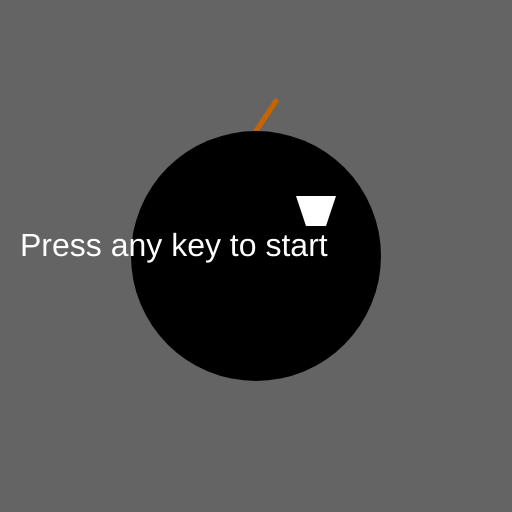
Frame 1 (no input)
Frame 60 (no input): identical to frame 1, image omitted
Frame 120 (the mouse pressed at the canvas centre since frame 60): identical to frame 1, image omitted

The p5.js sketch that drew this single still picture (run headless with seeded random() and noise() and a simulated clock; from frame 60 on, the mouse is pressed at the canvas centre):

// p5.js sketch
// ── sketch.js
var bcenterX;
var bcenterY;
var bdiam;
var fuseEndX;
var fuseEndY;
var gameState;
var newState;
var secretKey;
var secretKey1;
var countDown;
var hotKey;
var hotKey1;
var hotKey2;
var previousKey;

function setup() {
    createCanvas(512, 512);
    textSize(32);
    strokeWeight(5);

    // initialise variables
    bdiam = 250;
    gameState = 0;
    secretKey = "D";
    secretKey1 = "F";
    previousKey = "";
    hotKey = "G";
    hotKey1 = "H";
    hotKey2 = "J";
}

function draw() {
    bcenterX = width / 2;
    bcenterY = height / 2;

    if (gameState == 1) {
        // wobble the bomb
        bcenterX += random(-10, 10);
        bcenterY += random(-10, 10);

        countDown--;
        if (countDown <= 0) {
            gameState = 2;
        }
    }

    fuseEndX = bcenterX + 20;
    fuseEndY = bcenterY - bdiam / 2 - 30;

    background(100);

    // draw the fuse
    noFill();
    stroke(200, 100, 0);
    line(
        bcenterX,
        bcenterY - bdiam / 2,
        fuseEndX,
        fuseEndY
    );

    if (gameState == 1) {
        // draw the flame 
        fill(255, 255, 0);
        noStroke();
        beginShape();
        vertex(fuseEndX, fuseEndY);
        vertex(fuseEndX + 20, fuseEndY - 20);
        vertex(fuseEndX + 20, fuseEndY - 50);
        vertex(fuseEndX - 10, fuseEndY - 30);
        endShape(CLOSE);
    }

    // draw the bomb
    noStroke();
    fill(0);
    ellipse(bcenterX, bcenterY, bdiam, bdiam);
    fill(255);
    quad(
        bcenterX + 40, bcenterY - 60,
        bcenterX + 80, bcenterY - 60,
        bcenterX + 70, bcenterY - 30,
        bcenterX + 50, bcenterY - 30
    );

    fill(255);

    if (gameState == 0) {
        text("Press any key to start", 20, height / 2);
    } else if (gameState == 1) {
        text("Press a key to diffuse the bomb", 20, height - 50);
        text("CountDown " + countDown, 20, 40);
    } else if (gameState == 2) {
        text("Game Over", 20, height / 2);
    } else if (gameState == 3) {
        text("You Won!", width / 2 - 60, height / 2);
    }
}

function keyPressed() {
    newState = gameState; // Default to keep current state

    if (gameState == 0) {
        newState = 1;
        countDown = 200;
        previousKey = "";
    } else if (gameState == 1) {
        if (previousKey === "" && key === secretKey) {
            previousKey = key; // Correct first key
        } else if (previousKey === secretKey && key === secretKey1) {
            newState = 3; // Win!
        } else if (key === hotKey || key === hotKey1 || key === hotKey2) {
            countDown += 20; // Bonus time
        } else {
            newState = 2; // Game over
        }
    } else if (gameState == 2 || gameState == 3) {
        newState = 0; // Reset game
    }

    gameState = newState;
    console.log("GameState:", gameState);
}
